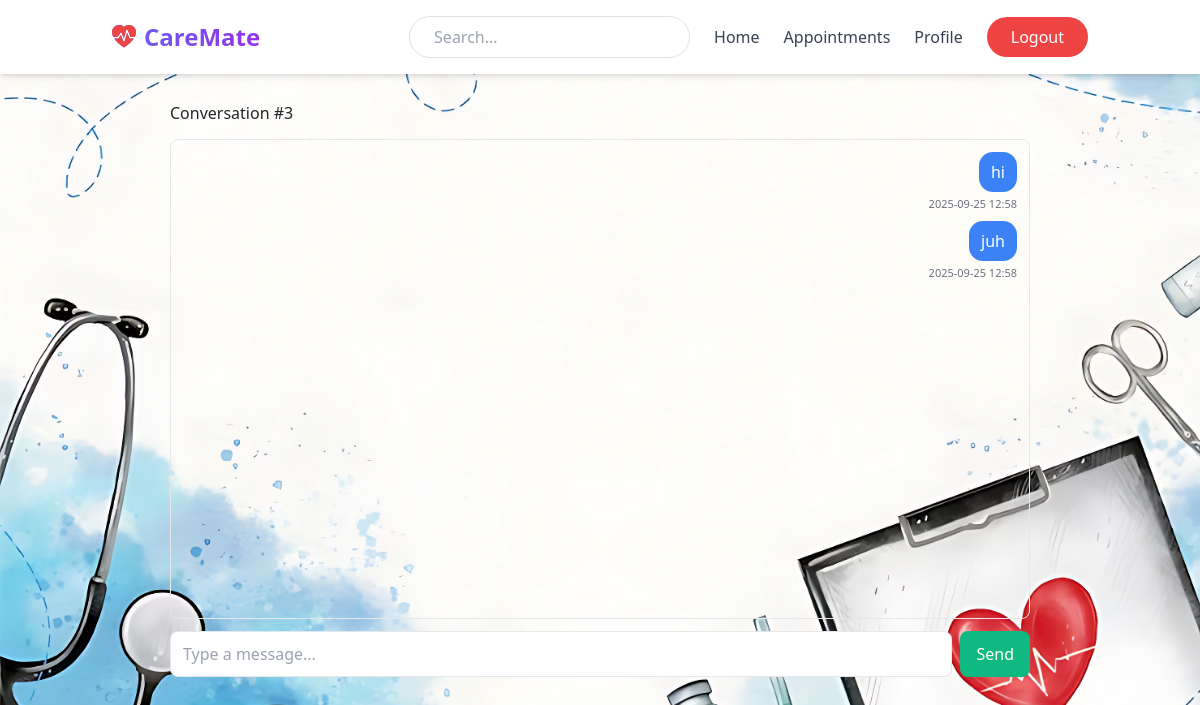
/chat/room/3/ (signed in), run on the app's committed database.
### chat/models.py (models this page shows, shortened)
class Conversation(models.Model):
    doctor = models.ForeignKey(
        settings.AUTH_USER_MODEL,
        on_delete=models.CASCADE,
        related_name='doctor_conversations'
    )
    patient = models.ForeignKey(
        settings.AUTH_USER_MODEL,
        on_delete=models.CASCADE,
        related_name='patient_conversations'
    )
    created_at = models.DateTimeField(auto_now_add=True)
    class Meta:
        unique_together = ('doctor', 'patient')

class Message(models.Model):
    conversation = models.ForeignKey(Conversation, on_delete=models.CASCADE, related_name='messages')
    sender = models.ForeignKey(settings.AUTH_USER_MODEL, on_delete=models.CASCADE, related_name='sent_messages')
    content = models.TextField()
    created_at = models.DateTimeField(auto_now_add=True)
    is_read = models.BooleanField(default=False)
    class Meta:
        ordering = ['created_at']

### chat/views.py (the view)
# urls.py: path('room/<int:conversation_id>/', views.room, name='room'),
@login_required
def room(request, conversation_id):
    conversation = get_object_or_404(Conversation, id=conversation_id)
    if request.user.id not in (conversation.doctor.id, conversation.patient.id):
        return redirect('/')
    messages = conversation.messages.select_related('sender').all()
    return render(request, 'chat/room.html', {
        'conversation': conversation,
        'messages': messages,
    })

### template/chat/room.html (shortened to what this page needs)
{% extends 'base.html' %}
{% block content %}
<div style="max-width: 900px; margin: 0 auto; padding: 20px; margin-top: 60px;">
  <h2 style="margin-bottom:16px;">
    Conversation #{{ conversation.id }}
  </h2>
  <div id="messages" style="height: 480px; overflow-y:auto; border:1px solid #e5e7eb; border-radius: 8px; padding: 12px;">
    {% for m in messages %}
      <div style="margin-bottom: 8px; text-align: {% if m.sender_id == request.user.id %}right{% else %}left{% endif %};">
        <div style="display:inline-block; max-width: 70%; padding: 8px 12px; border-radius: 14px;
          background: {% if m.sender_id == request.user.id %}#3b82f6; color:white;{% else %}#f3f4f6; color:#111827;{% endif %}">
          {{ m.content }}
        </div>
        <div style="font-size: 11px; color:#6b7280; margin-top: 4px;">
          {{ m.created_at|date:"Y-m-d H:i" }}
        </div>
      </div>
    {% empty %}
      <p>No messages yet. Say hi!</p>
    {% endfor %}
  </div>
  <form id="chat-form" style="display:flex; gap: 8px; margin-top: 12px;">
    <input id="chat-input" type="text" placeholder="Type a message..."
           style="flex:1; padding: 10px 12px; border:1px solid #e5e7eb; border-radius: 8px;">
    <button type="submit" style="padding: 10px 16px; border:none; background:#10b981; color:white; border-radius: 8px;">
      Send
    </button>
  </form>
</div>
{% endblock %}

### data on the page
Conversation: id "3"
Message: content "hi", created_at "2025-09-25 12:58"
Message: content "juh", created_at "2025-09-25 12:58"
